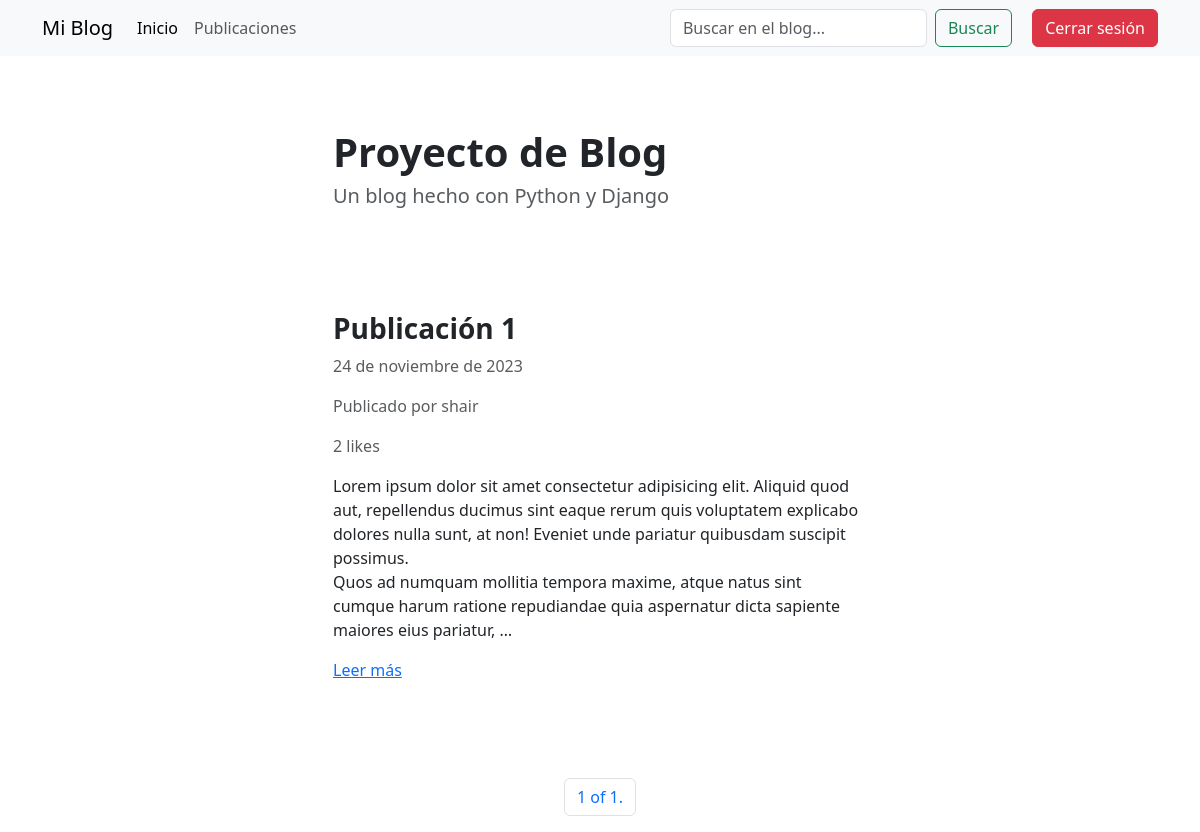
The app's page / (signed in) with its own data.
### blog/models.py (models this page shows)
class Post(models.Model):
    title = models.CharField(max_length=255)
    content = HTMLField()
    date = models.DateField(auto_now_add=True)
    author = models.ForeignKey(User, on_delete=models.CASCADE)
    featured = models.BooleanField(default=False)
    likes = models.ManyToManyField(User, related_name='likes', blank=True)

### blog/views.py (the view)
# urls.py: path('', Index.as_view(), name='index'),
class Index(ListView):
    model = Post
    queryset = Post.objects.all().order_by('-date')
    template_name = 'blog/index.html'
    paginate_by = 1

### blog/templates/blog/index.html (shortened to what this page needs)
{% extends 'blog/base.html' %} {% block content %}
<div class="row">
  <div class="col-md-6 col-12 mx-md-auto mx-3 mt-5 mb-5">
    <h1 class="fw-bolder">Proyecto de Blog</h1>
    <h5 class="text-muted">Un blog hecho con Python y Django</h5>
  </div>
</div>
{% for object in object_list %}
<div class="row">
  <div class="col-md-6 col-11 mx-md-auto mx-3 mt-5 mb-5">
    <h3 class="fw-bold">{{ object.title }}</h3>
    <p class="text-muted">{{ object.date }}</p>
    <p class="text-muted">Publicado por {{ object.author.username }}</p>
    {% if object.likes.count == 1 %}
    <p class="text-muted">{{ object.likes.count }} like</p>
    {% else %}
    <p class="text-muted">{{ object.likes.count }} likes</p>
    {% endif %}
    <div class="my-3">{{ object.content|truncatewords_html:50|safe }}</div>
    <a href="{% url 'detail_post' object.id %}">Leer más</a>
  </div>
</div>
{% endfor %}
<nav>
  <ul class="pagination">
    <div class="mx-auto d-flex flex-row mt-5">
      <li class="page-item">
        <a class="page-link" href="#"
          >{{ page_obj.number }} of {{ page_obj.paginator.num_pages }}.</a
        >
      </li>
    </div>
  </ul>
</nav>
{% endblock content %}

### records on screen
Post: title "Publicación 1", date "24 de noviembre de 2023", author.username "shair", likes.count "2", content "Lorem ipsum dolor sit amet consectetur adipisicing elit. Aliquid quod aut, repellendus ducimus sint eaque rerum quis voluptatem explicabo dolores nulla sunt, at non! Eveniet unde pariatur quibusdam suscipit possimus. Quos ad numquam mollitia tempora maxime, atque natus sint cumque harum ratione repudiandae quia aspernatur dicta sapiente maiores eius pariatur, …"

### other values on screen
{{ page_obj.number }} "1"
{{ page_obj.paginator.num_pages }} "1"
